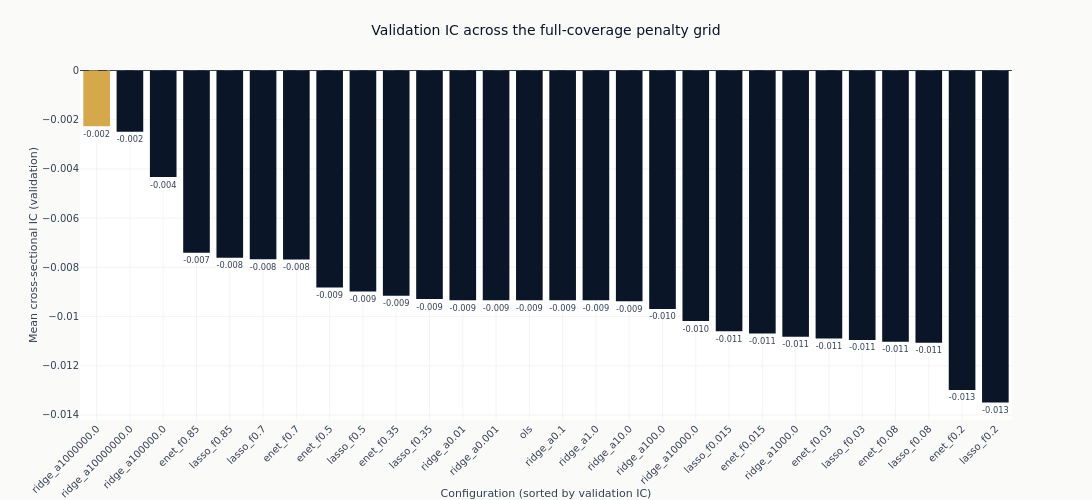

This figure's notebook cell:
### Markdown cell above
### How the penalty grid ranks

Only the configurations measured on all `full_days` validation dates are charted. The zero line
is the reference that matters: a bar below it is a model whose ranking pointed the wrong way out
of sample.

### Code cell
def compact(params: str) -> str:
    """Render declared parameters for a label: `alpha=1000000.0` reads as `alpha=1e+06`."""
    return re.sub(r"\d+\.?\d*(?:[eE][+-]?\d+)?", lambda m: f"{float(m.group()):g}", params)


full = catalog.filter("full_coverage")
leader = full.row(0, named=True)

fig_ic = go.Figure(
    go.Bar(
        x=full.get_column("config_name").to_list(),
        y=full.get_column("ic_mean").to_list(),
        marker_color=[
            COLORS["amber"] if name == leader["config_name"] else COLORS["blue"]
            for name in full.get_column("config_name")
        ],
        text=[f"{value:+.3f}" for value in full.get_column("ic_mean")],
        textposition="outside",
        cliponaxis=False,
    )
)
fig_ic.add_hline(y=0, line_width=1, line_dash="dash", line_color=COLORS["neutral"])
fig_ic.update_layout(
    title="Validation IC across the full-coverage penalty grid",
    height=500,
    width=1100,
    showlegend=False,
    margin=dict(t=70),
)
fig_ic.update_xaxes(title_text="Configuration (sorted by validation IC)", tickangle=-45)
fig_ic.update_yaxes(title_text="Mean cross-sectional IC (validation)")
show_plotly_with_alt(
    fig_ic,
    "Bar chart of mean validation information coefficient for every full-coverage linear "
    f"configuration, sorted descending, against a dashed zero line. {leader['config_name']} "
    f"({compact(leader['params'])}) is highlighted in amber at the top of the ranking at IC "
    f"{leader['ic_mean']:+.3f}. Every bar falls below the zero line.",
)

### Figure 1 — Plotly figure (JSON) as saved in the notebook; plotly's stock layout.template omitted (floating-point values rounded to 4 significant figures)
{"data": [{"cliponaxis": false, "marker": {"color": ["#D4A84B", "#0a1628", "#0a1628", "#0a1628", "#0a1628", "#0a1628", "#0a1628", "#0a1628", "#0a1628", "#0a1628", "#0a1628", "#0a1628", "#0a1628", "#0a1628", "#0a1628", "#0a1628", "#0a1628", "#0a1628", "#0a1628", "#0a1628", "#0a1628", "#0a1628", "#0a1628", "#0a1628", "#0a1628", "#0a1628", "#0a1628", "#0a1628"]}, "text": ["-0.002", "-0.002", "-0.004", "-0.007", "-0.008", "-0.008", "-0.008", "-0.009", "-0.009", "-0.009", "-0.009", "-0.009", "-0.009", "-0.009", "-0.009", "-0.009", "-0.009", "-0.010", "-0.010", "-0.011", "-0.011", "-0.011", "-0.011", "-0.011", "-0.011", "-0.011", "-0.013", "-0.013"], "textposition": "outside", "type": "bar", "x": ["ridge_a1000000.0", "ridge_a10000000.0", "ridge_a100000.0", "enet_f0.85", "lasso_f0.85", "lasso_f0.7", "enet_f0.7", "enet_f0.5", "lasso_f0.5", "enet_f0.35", "lasso_f0.35", "ridge_a0.01", "ridge_a0.001", "ols", "ridge_a0.1", "ridge_a1.0", "ridge_a10.0", "ridge_a100.0", "ridge_a10000.0", "lasso_f0.015", "enet_f0.015", "ridge_a1000.0", "enet_f0.03", "lasso_f0.03", "enet_f0.08", "lasso_f0.08", "enet_f0.2", "lasso_f0.2"], "y": [-0.002263, -0.002485, -0.004332, -0.007405, -0.007612, -0.007674, -0.007677, -0.008823, -0.008979, -0.009159, -0.009291, -0.009338, -0.009339, -0.009339, -0.00934, -0.009341, -0.009383, -0.009689, -0.01018, -0.0106, -0.01069, -0.01083, -0.01089, -0.01095, -0.01102, -0.01106, -0.01298, -0.01349]}], "layout": {"height": 500, "margin": {"t": 70}, "shapes": [{"line": {"color": "#334155", "dash": "dash", "width": 1}, "type": "line", "x0": 0, "x1": 1, "xref": "x domain", "y0": 0, "y1": 0, "yref": "y"}], "showlegend": false, "title": {"text": "Validation IC across the full-coverage penalty grid"}, "width": 1100, "xaxis": {"tickangle": -45, "title": {"text": "Configuration (sorted by validation IC)"}}, "yaxis": {"title": {"text": "Mean cross-sectional IC (validation)"}}}}
